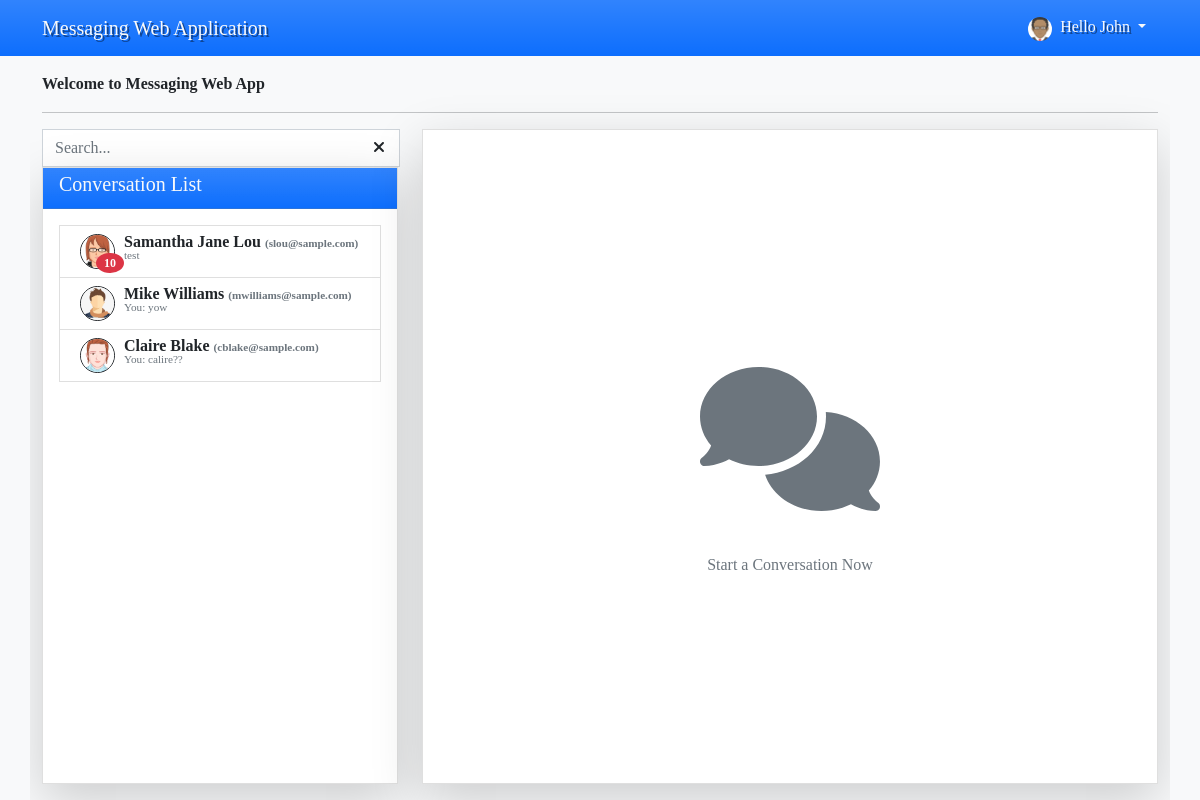
The page / (signed in) on the database its author committed.
### tables this page shows
CREATE TABLE `users` (
  `id` int(11) NOT NULL AUTO_INCREMENT,
  `firstname` varchar(100) NOT NULL,
  `middlename` varchar(100) DEFAULT '',
  `lastname` varchar(100) NOT NULL,
  `contact` varchar(50) NOT NULL,
  `gender` varchar(50) NOT NULL,
  `dob` date NOT NULL,
  `email` varchar(150) NOT NULL,
  `password` varchar(255) NOT NULL,
  `date_created` datetime NOT NULL DEFAULT CURRENT_TIMESTAMP,
  `date_updated` datetime DEFAULT NULL ON UPDATE CURRENT_TIMESTAMP,
  PRIMARY KEY (`id`)
);

### DBConnection.php (called while the page is built, shortened)
<?php
class DBConnection {
    protected $host;
    protected $username;
    protected $password;
    protected $database;
    protected $port;
    protected $use_ssl;
    public function __construct() {
        $this->host = getenv('DB_SERVER') ?: (getenv('DB_HOST') ?: (defined('host') ? host : 'localhost'));
        $this->username = getenv('DB_USERNAME') ?: (getenv('DB_USER') ?: (defined('username') ? username : 'root'));
        $this->password = getenv('DB_PASSWORD') !== false ? getenv('DB_PASSWORD') : (getenv('DB_PASS') !== false ? getenv('DB_PASS') : (defined('password') ? password : ''));
        $this->database = getenv('DB_NAME') ?: (getenv('DB_DATABASE') ?: (defined('database') ? database : 'messaging_db'));
        $this->port = intval(getenv('DB_PORT') ?: (defined('port') ? port : 3306));
        $ssl_env = getenv('DB_SSL');
        if ($ssl_env !== false && $ssl_env !== '') {
            $this->use_ssl = in_array(strtolower(trim($ssl_env)), ['true', '1', 'yes', 'require', 'on'], true);
        } else {
            $this->use_ssl = ($this->port !== 3306) || (strpos($this->host, 'aivencloud.com') !== false);
        }
    }
    public function connect() {
        try {
            $this->conn = mysqli_init();
            $flags = 0;
            if ($this->use_ssl) {
                $flags |= MYSQLI_CLIENT_SSL;
            }
            $connected = @$this->conn->real_connect(
                $this->host,
                $this->username,
                $this->password,
                $this->database,
                $this->port,
                NULL,
                $flags
            );
            $this->error = null;
            return true;
        } catch (Throwable $e) {
            $this->error = $e->getMessage();
            return false;
        }
    }
}
$mydb = new DBConnection();

### home.php (the view, shortened to what this page needs)
<div class="h-100 d-flex flex-column">
    <div class="col-12">
            <div class="hs-5 fw-bold flex-grow-1 col-auto pe-3">Welcome to Messaging Web App</div>
    </div>
    <hr>
    <div class="col-12 flex-grow-1">
        <div class="row h-100">
            <div class="col-md-4 h-100 d-flex flex-column">
                <div class="col-auto position-relative" id="search-area">
                    <div class="form-group">
                        <div class="input-group">
                            <input type="search" id="search" class="form-control rounded-0" autocomplete="off" placeholder="Search...">
                            <button type="button" class="btn bg-transparent" style="margin-left: -40px; z-index: 100;" onclick="$('#search').val('').trigger('focus')">
                            <i class="fa fa-times"></i>
                            </button>
                        </div>
                    </div>
                </div>
                <div class="card shadow-lg rounded-0 flex-grow-1">
                    <div class="card-header  rounded-0 py-1 w-100 d-flex align-items-center bg-primary bg-gradient text-light">
                        <h5 class="card-title">
                            Conversation List
                        </h5>
                    </div>
                    <div class="card-body  rounded-0 overflow-auto">
                    <div class="list-group" id="convo_list">
                        <?php
                        $convo_list_arr = array();
                        if($conn && !$mydb->error){
                            $convo_qry = $conn->query("SELECT *,concat(firstname,' ',lastname) as name FROM users where id in (SELECT to_user FROM messages where from_user = '{$_SESSION['id']}') or id in (SELECT from_user FROM messages where to_user = '{$_SESSION['id']}')");
                            if($convo_qry && $convo_qry instanceof mysqli_result){
                                while($row=$convo_qry->fetch_assoc()):
                                    $last_message_qry = $conn->query("SELECT * FROM messages where (from_user = '{$_SESSION['id']}' and to_user = '{$row['id']}') or (to_user = '{$_SESSION['id']}' and from_user = '{$row['id']}') order by unix_timestamp(`date_created`) desc limit 1");
                                    $last_row = ($last_message_qry && $last_message_qry instanceof mysqli_result && $last_message_qry->num_rows > 0) ? $last_message_qry->fetch_array() : array();
                                    $row['last_message_id'] = isset($last_row['from_user']) ? $last_row['from_user'] : '';
                                    $row['last_message'] = isset($last_row['message']) ? $last_row['message'] : '';
                                    $row['last_message_created'] = isset($last_row['message']) ? $last_row['date_created'] : '';
                                    $un_read_qry = $conn->query("SELECT * FROM messages where to_user = '{$_SESSION['id']}' and from_user = '{$row['id']}' and status = '0' ");
                                    $un_read = ($un_read_qry && $un_read_qry instanceof mysqli_result) ? $un_read_qry->num_rows : 0;
                                    $row['un_read'] = $un_read > 0 ? $un_read : '';
                                    $sort_time = !empty($row['last_message_created']) ? strtotime($row['last_message_created']) : strtotime($row['date_created']);
                                    $convo_list_arr[$sort_time] = $row;
                                endwhile;
                            }
                            $conn->query("UPDATE messages set popped = 1 where to_user = '{$_SESSION['id']}' ");
                            krsort($convo_list_arr);
                        }
                        ?>
                        <?php foreach($convo_list_arr as $row): ?>
                            <a href="./index.php?eid=<?php echo md5($row['id']) ?>" class="list-group-item list-group-item-action list-item rounded-0 convo_with" data-id = '<?php echo $row['id'] ?>'>
                                <div class="w-100 d-flex position-relative">
                                    <div class="col-2 px-1">
                                        <img src="<?php echo is_file('./uploads/avatars/'.$row['id'].'.png') ? './uploads/avatars/'.$row['id'].'.png?v='.(!is_null($row['date_updated']) ? strtotime($row['date_updated']) : strtotime($row['date_created'])) : './images/no-image-available.png' ?>" class='user-search-avatar rounded-circle bg-light border border-dark' alt="">
                                        <span class="rounded-circle notif-count badge bg-danger"><?php echo $row['un_read'] ?></span>
                                    </div>
                                    <div class="col-10 lh-1">
                                        <div class='text-truncate' title="<?php echo htmlspecialchars($row['name'] . ' ' . $row['email']) ?>"><b class="user-name"><?php echo htmlspecialchars($row['name']) ?> <span class="text-muted search-user-email">(<?php echo htmlspecialchars($row['email']) ?>)</span> </b></div>
                                        <div class="text-muted search-user-email text-truncate last-message-field" title="<?php echo htmlspecialchars($row['last_message']) ?>"><?php echo ($row['last_message_id'] == $_SESSION['id'] ? 'You: ':'').htmlspecialchars($row['last_message']) ?></div>
                                    </div>
                                </div>
                            </a>
                        <?php endforeach; ?>
                        </div>
                    </div>
                </div>
            </div>
            <div class="col-md-8 h-100" id="right-panel">
                <?php
                $tmp_messages_arr = array();
                $messages_arr = array();
                $messages_ids = array();
                $user_to = null;
                $message_offset = 0;
                $message_limit = 25;
                $eid = isset($_GET['eid']) && $conn ? $conn->real_escape_string($_GET['eid']) : '-1';
                $qry = ($conn && !$mydb->error) ? $conn->query("SELECT *,CONCAT(firstname,' ',middlename,' ',lastname) as fullname FROM `users` where md5(id) = '{$eid}' ") : null;
                if($qry && $qry instanceof mysqli_result && $qry->num_rows > 0):
                    $user_to_row = $qry->fetch_array();
                    foreach($user_to_row as $k => $v){
                        $user_to[$k] = $v;
                    }
                    $convo_with = $user_to['id'];
                    $messages = $conn->query("SELECT * FROM `messages` where (from_user = '{$_SESSION['id']}' and to_user = '{$user_to['id']}') OR (to_user = '{$_SESSION['id']}' and from_user = '{$user_to['id']}') order by unix_timestamp(date_created) desc limit {$message_limit} offset {$message_offset}");
                    if($messages && $messages instanceof mysqli_result){
                        while($row=$messages->fetch_assoc()){
                            foreach($row as $k=>$v){
                                $row[$k] = $conn->real_escape_string($v);
                            }
                            $tmp_messages_arr[] = $row;
                            $messages_ids[] = $row['id'];
                        }
                    }
                    $user_to_avatar = is_file('./uploads/avatars/'.$user_to['id'].'.png') ? './uploads/avatars/'.$user_to['id'].'.png?v='.(!is_null($user_to['date_updated']) ? strtotime($user_to['date_updated']) : strtotime($user_to['date_created'])) : './images/no-image-available.png';
                    $user_to_name = $user_to['firstname'].' '.$user_to['lastname'];
                    krsort($tmp_messages_arr);
                    foreach($tmp_messages_arr as $values){
                        $messages_arr[]=$values;
                    }
                ?>
                <div class="card h-100 shadow-lg rounded-0">
                    <div class="card-header d-flex w-100 align-items-center">
                        <div class="col-auto px-1">
                            <img src="<?php echo is_file('./uploads/avatars/'.$user_to['id'].'.png') ? './uploads/avatars/'.$user_to['id'].'.png?v='.(!is_null($user_to['date_updated']) ? strtotime($user_to['date_updated']) : strtotime($user_to['date_created'])) : './images/no-image-available.png' ?>" class="rounded-circle border border-dark view-avatar" alt="">
                        </div>
                        <div class="col-auto flex-grow-1 lh-1">
                            <div><b class="user-name"><?php echo htmlspecialchars($user_to['fullname']) ?></b></div>
                            <span class="text-muted search-user-email"><?php echo htmlspecialchars($user_to['email']) ?></span>
                        </div>
                        <div class="col-auto">
                            <a href="./index.php?page=profile&user=<?php echo htmlspecialchars($_GET['eid']) ?>" class="text-decoration-none text-muted me-3" title="View Profile"><span class="fa fa-user-circle"></span></a>
                            <a href="./index.php" class="btn-close" title="Close Conversation"></a>
                        </div>
                    </div>
                    <div class="position-relative col-auto" id="prev-loader-holder">
                        <div class="position-absolute d-none" id="prev-loader">
                            <div class="d-flex justify-content-center">
                                <div class="spinner-grow spinner-grow-sm" role="status">
                                    <span class="visually-hidden">Loading...</span>
                                </div>
                            </div>
                        </div>
                    </div>
                    <div class="d-flex flex-column h-100 w-100">
                        <div class="col-auto flex-grow-1 px-1 py-1" id="">
                            <div id="convo-field">
                                <div class="" id="convo-box">
                                </div>
                                <div class="d-none" id="end-prev-data">
                                    <center><small class='text-muted'>You've reached the top messages.</small></center>
                                </div>
                            </div>
                        </div>
                    <div class="position-relative col-auto" id="scroll-bottom-holder">
                        <div class="position-absolute d-none" id="scroll-bottom">
                            <a href="javascript:void(0)" class="bg-info bg-gradient text-center text-decoration-none text-light">New Unread Message <i class="fa fa-angle-down"></i></a>
                        </div>
                    </div>
                        <div class="col-auto bg-light bg-gradient border-top px-1 py-1" id="message-form-holder">
                            <form action="" id="message-form">
                                <input type="hidden" name="user_to" value='<?php echo $user_to['id'] ?>'>
                                <div class="row align-items-center">
                                    <div class="col-auto">
                                    </div>
                                    <div class="col-auto flex-grow-1 mx-0">
                                        <textarea name="message" autofocus id="message" rows="3" class="form-control"></textarea>
                                    </div>
                                    <div class="col-auto">
                                        <button type="submit" class="btn btn-primary">Send</button>
                                    </div>
                                </div>
                            </form>
                        </div>
                    </div>
                </div>
                <?php else: ?>
                <div class="card h-100 shadow-lg rounded-0">
                    <div class="d-flex flex-column h-100 w-100 align-items-center justify-content-center">
                        <div style="font-size:9rem" class="text-muted"><span class="fa fa-comments"></span></div>
                        <div class="text-muted">Start a Conversation Now</div>
                    </div>
                </div>
                <?php endif; ?>
            </div>
        </div>
    </div>
    </div>
</div>

### rows shown on the page
users: shows a picture, un_read "10", name "Samantha Jane Lou", email "slou@sample.com", last_message "test"
users: shows a picture, name "Mike Williams", email "mwilliams@sample.com", shows "You:", last_message "yow"
users: shows a picture, name "Claire Blake", email "cblake@sample.com", shows "You:", last_message "calire??"

### other values the page prints
$first_name "John"
